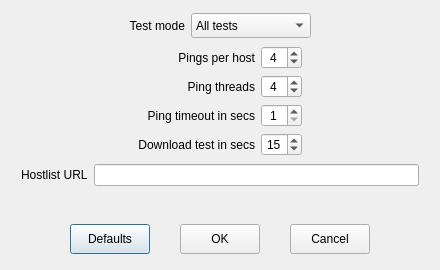
<?xml version="1.0" encoding="UTF-8"?>
<ui version="4.0">
 <class>DialogPreferences</class>
 <widget class="QDialog" name="DialogPreferences">
  <property name="windowModality">
   <enum>Qt::ApplicationModal</enum>
  </property>
  <property name="geometry">
   <rect>
    <x>0</x>
    <y>0</y>
    <width>440</width>
    <height>270</height>
   </rect>
  </property>
  <property name="windowTitle">
   <string>Preferences</string>
  </property>
  <property name="windowIcon">
   <iconset resource="resources.qrc">
    <normaloff>:/qspeedtest/icons.ico</normaloff>:/qspeedtest/icons.ico</iconset>
  </property>
  <layout class="QVBoxLayout" name="verticalLayout">
   <item>
    <layout class="QHBoxLayout" name="horizontalLayout_5">
     <item>
      <spacer name="horizontalSpacer_3">
       <property name="orientation">
        <enum>Qt::Horizontal</enum>
       </property>
       <property name="sizeHint" stdset="0">
        <size>
         <width>40</width>
         <height>20</height>
        </size>
       </property>
      </spacer>
     </item>
     <item>
      <layout class="QHBoxLayout" name="horizontalLayout_3">
       <item>
        <widget class="QLabel" name="labelTestMode">
         <property name="text">
          <string>Test mode</string>
         </property>
         <property name="alignment">
          <set>Qt::AlignRight|Qt::AlignTrailing|Qt::AlignVCenter</set>
         </property>
        </widget>
       </item>
       <item>
        <widget class="QComboBox" name="comboBoxTestMode">
         <property name="minimumSize">
          <size>
           <width>120</width>
           <height>25</height>
          </size>
         </property>
         <property name="currentIndex">
          <number>3</number>
         </property>
         <property name="sizeAdjustPolicy">
          <enum>QComboBox::AdjustToContentsOnFirstShow</enum>
         </property>
         <item>
          <property name="text">
           <string>Info</string>
          </property>
         </item>
         <item>
          <property name="text">
           <string>Ping</string>
          </property>
         </item>
         <item>
          <property name="text">
           <string>Download</string>
          </property>
         </item>
         <item>
          <property name="text">
           <string>All tests</string>
          </property>
         </item>
        </widget>
       </item>
      </layout>
     </item>
     <item>
      <spacer name="horizontalSpacer_4">
       <property name="orientation">
        <enum>Qt::Horizontal</enum>
       </property>
       <property name="sizeHint" stdset="0">
        <size>
         <width>40</width>
         <height>20</height>
        </size>
       </property>
      </spacer>
     </item>
    </layout>
   </item>
   <item>
    <layout class="QHBoxLayout" name="horizontalLayout_4">
     <item>
      <spacer name="horizontalSpacer">
       <property name="orientation">
        <enum>Qt::Horizontal</enum>
       </property>
       <property name="sizeHint" stdset="0">
        <size>
         <width>40</width>
         <height>20</height>
        </size>
       </property>
      </spacer>
     </item>
     <item>
      <layout class="QGridLayout" name="gridLayout">
       <item row="0" column="0">
        <widget class="QLabel" name="labelPingsPerHost">
         <property name="text">
          <string>Pings per host</string>
         </property>
         <property name="alignment">
          <set>Qt::AlignRight|Qt::AlignTrailing|Qt::AlignVCenter</set>
         </property>
        </widget>
       </item>
       <item row="0" column="1">
        <widget class="QSpinBox" name="spinBoxPingsPerHost">
         <property name="maximumSize">
          <size>
           <width>50</width>
           <height>16777215</height>
          </size>
         </property>
         <property name="alignment">
          <set>Qt::AlignCenter</set>
         </property>
         <property name="minimum">
          <number>1</number>
         </property>
         <property name="maximum">
          <number>10</number>
         </property>
         <property name="value">
          <number>4</number>
         </property>
        </widget>
       </item>
       <item row="1" column="0">
        <widget class="QLabel" name="labelPingThreads">
         <property name="text">
          <string>Ping threads</string>
         </property>
         <property name="alignment">
          <set>Qt::AlignRight|Qt::AlignTrailing|Qt::AlignVCenter</set>
         </property>
        </widget>
       </item>
       <item row="1" column="1">
        <widget class="QSpinBox" name="spinBoxPingThreads">
         <property name="maximumSize">
          <size>
           <width>50</width>
           <height>16777215</height>
          </size>
         </property>
         <property name="alignment">
          <set>Qt::AlignCenter</set>
         </property>
         <property name="minimum">
          <number>1</number>
         </property>
         <property name="maximum">
          <number>8</number>
         </property>
         <property name="value">
          <number>4</number>
         </property>
        </widget>
       </item>
       <item row="2" column="0">
        <widget class="QLabel" name="labelPingTimeout">
         <property name="text">
          <string>Ping timeout in secs</string>
         </property>
         <property name="alignment">
          <set>Qt::AlignRight|Qt::AlignTrailing|Qt::AlignVCenter</set>
         </property>
        </widget>
       </item>
       <item row="2" column="1">
        <widget class="QSpinBox" name="spinBoxPingTimeout">
         <property name="maximumSize">
          <size>
           <width>50</width>
           <height>16777215</height>
          </size>
         </property>
         <property name="alignment">
          <set>Qt::AlignCenter</set>
         </property>
         <property name="minimum">
          <number>1</number>
         </property>
         <property name="maximum">
          <number>4</number>
         </property>
         <property name="value">
          <number>1</number>
         </property>
        </widget>
       </item>
       <item row="3" column="0">
        <widget class="QLabel" name="labelDownloadTestSecs">
         <property name="text">
          <string>Download test in secs</string>
         </property>
         <property name="alignment">
          <set>Qt::AlignRight|Qt::AlignTrailing|Qt::AlignVCenter</set>
         </property>
        </widget>
       </item>
       <item row="3" column="1">
        <widget class="QSpinBox" name="spinBoxDownloadTestSecs">
         <property name="maximumSize">
          <size>
           <width>50</width>
           <height>16777215</height>
          </size>
         </property>
         <property name="alignment">
          <set>Qt::AlignCenter</set>
         </property>
         <property name="minimum">
          <number>5</number>
         </property>
         <property name="maximum">
          <number>30</number>
         </property>
         <property name="value">
          <number>15</number>
         </property>
        </widget>
       </item>
      </layout>
     </item>
     <item>
      <spacer name="horizontalSpacer_2">
       <property name="orientation">
        <enum>Qt::Horizontal</enum>
       </property>
       <property name="sizeHint" stdset="0">
        <size>
         <width>40</width>
         <height>20</height>
        </size>
       </property>
      </spacer>
     </item>
    </layout>
   </item>
   <item>
    <layout class="QHBoxLayout" name="horizontalLayout">
     <property name="leftMargin">
      <number>10</number>
     </property>
     <property name="rightMargin">
      <number>10</number>
     </property>
     <property name="bottomMargin">
      <number>10</number>
     </property>
     <item>
      <widget class="QLabel" name="labelHostlistUrl">
       <property name="text">
        <string>Hostlist URL</string>
       </property>
      </widget>
     </item>
     <item>
      <widget class="QLineEdit" name="lineEditHostlistUrl">
       <property name="sizePolicy">
        <sizepolicy hsizetype="Expanding" vsizetype="Fixed">
         <horstretch>0</horstretch>
         <verstretch>0</verstretch>
        </sizepolicy>
       </property>
      </widget>
     </item>
    </layout>
   </item>
   <item>
    <layout class="QHBoxLayout" name="horizontalLayout_6">
     <item>
      <spacer name="horizontalSpacer_5">
       <property name="orientation">
        <enum>Qt::Horizontal</enum>
       </property>
       <property name="sizeHint" stdset="0">
        <size>
         <width>18</width>
         <height>20</height>
        </size>
       </property>
      </spacer>
     </item>
     <item>
      <layout class="QHBoxLayout" name="horizontalLayout_2">
       <property name="spacing">
        <number>30</number>
       </property>
       <property name="topMargin">
        <number>20</number>
       </property>
       <item>
        <widget class="QPushButton" name="pushButtonDefaults">
         <property name="minimumSize">
          <size>
           <width>80</width>
           <height>30</height>
          </size>
         </property>
         <property name="text">
          <string>Defaults</string>
         </property>
        </widget>
       </item>
       <item>
        <widget class="QPushButton" name="pushButtonOk">
         <property name="minimumSize">
          <size>
           <width>80</width>
           <height>30</height>
          </size>
         </property>
         <property name="text">
          <string>OK</string>
         </property>
        </widget>
       </item>
       <item>
        <widget class="QPushButton" name="pushButtonCancel">
         <property name="minimumSize">
          <size>
           <width>80</width>
           <height>30</height>
          </size>
         </property>
         <property name="text">
          <string>Cancel</string>
         </property>
        </widget>
       </item>
      </layout>
     </item>
     <item>
      <spacer name="horizontalSpacer_6">
       <property name="orientation">
        <enum>Qt::Horizontal</enum>
       </property>
       <property name="sizeHint" stdset="0">
        <size>
         <width>18</width>
         <height>20</height>
        </size>
       </property>
      </spacer>
     </item>
    </layout>
   </item>
  </layout>
 </widget>
 <resources>
  <include location="resources.qrc"/>
 </resources>
 <connections/>
</ui>
